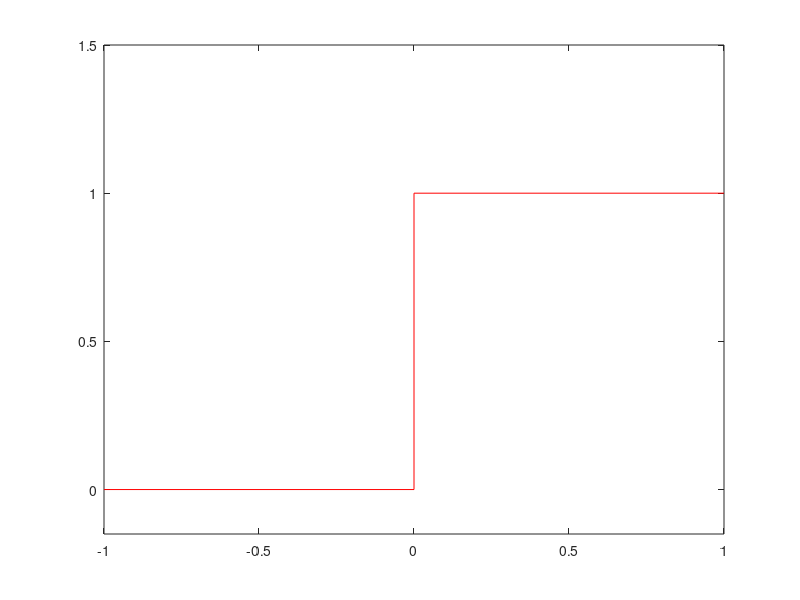

This figure's MATLAB source:
x = [-1 -0.8 -0.6 -0.4 -0.2 0 0 0.2 0.4 0.6 0.8 1];
y = [0 0 0 0 0 0 1 1 1 1 1 1];
plot(x, y, 'r');  
ylim([-0.15 1.5]);